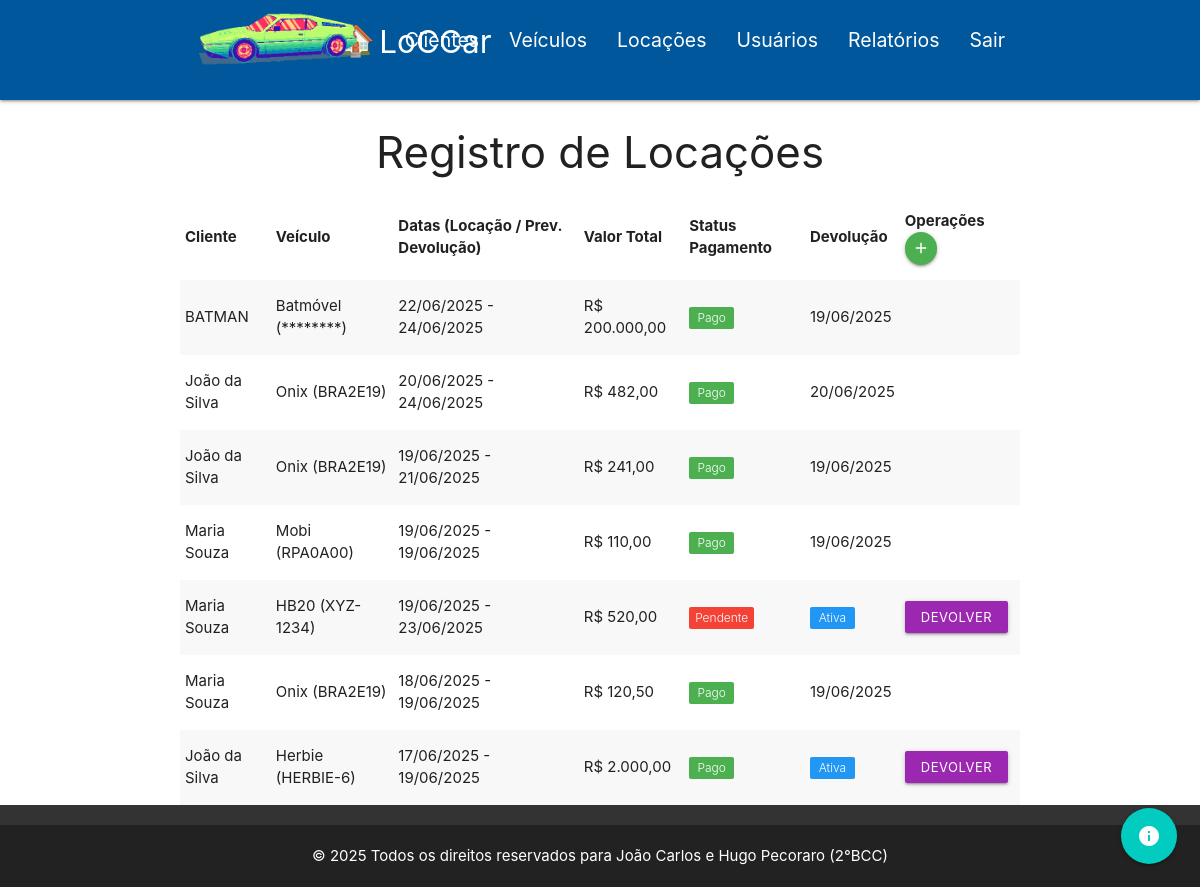
/VIEW/locacao/lstLocacao.php (signed in), run on the app's committed database.
### tables this page shows
CREATE TABLE `locacao` (
  `id` int(11) NOT NULL,
  `cliente_id` int(11) NOT NULL,
  `veiculo_id` int(11) NOT NULL,
  `data_locacao` date NOT NULL,
  `data_prev_devolucao` date DEFAULT NULL,
  `valor_total` decimal(10,2) NOT NULL DEFAULT 0.00,
  `valor_pago` decimal(10,2) NOT NULL DEFAULT 0.00,
  `status_pagamento` varchar(20) NOT NULL DEFAULT 'Pendente',
  `nivel_tanque` varchar(20) NOT NULL DEFAULT 'Não Informado',
  `data_devolucao` date DEFAULT NULL
);

CREATE TABLE `cliente` (
  `id` int(11) NOT NULL,
  `nome` varchar(100) NOT NULL,
  `cpf` varchar(14) NOT NULL,
  `telefone` varchar(15) NOT NULL,
  `email` varchar(100) NOT NULL
);

CREATE TABLE `veiculo` (
  `id` int(11) NOT NULL,
  `modelo` varchar(50) NOT NULL,
  `marca` varchar(50) NOT NULL,
  `ano` int(4) NOT NULL,
  `placa` varchar(8) NOT NULL,
  `valor_diaria` float NOT NULL,
  `status` char(1) NOT NULL DEFAULT 'D',
  `imagem` varchar(255) DEFAULT NULL
);

### DAL/locacao.php (called while the page is built, shortened)
<?php
include_once $_SERVER['DOCUMENT_ROOT'] . '/locadora_carros/MODEL/locacao.php';
include_once $_SERVER['DOCUMENT_ROOT'] . '/locadora_carros/DAL/conexao.php';
class LocacaoDAL {
    public function Select() {
        $sql = "SELECT l.*, c.nome as nome_cliente, v.modelo as modelo_veiculo, v.placa as placa_veiculo
                FROM locacao l
                INNER JOIN cliente c ON l.cliente_id = c.id
                INNER JOIN veiculo v ON l.veiculo_id = v.id
                ORDER BY l.data_locacao DESC;";
        $con = Conexao::conectar();
        $registros = $con->query($sql);
        $lstLocacoes = [];
        if ($registros) {
            foreach ($registros as $linha) {
                $locacao = new \MODEL\Locacao();
                $locacao->setId((int)$linha['id']);
                $locacao->setClienteId((int)$linha['cliente_id']);
                $locacao->setVeiculoId((int)$linha['veiculo_id']);
                $locacao->setNomeCliente((string)$linha['nome_cliente']);
                $locacao->setModeloVeiculo((string)$linha['modelo_veiculo']);
                $locacao->setPlacaVeiculo((string)$linha['placa_veiculo']);
                if (!empty($linha['data_locacao'])) {
                    $locacao->setDataLocacao(new \DateTime($linha['data_locacao']));
                }
                if (!empty($linha['data_prev_devolucao'])) {
                    $locacao->setDataPrevDevolucao(new \DateTime($linha['data_prev_devolucao']));
                }
                if (!empty($linha['data_devolucao'])) {
                    $locacao->setDataDevolucao(new \DateTime($linha['data_devolucao']));
                }
                $locacao->setValorTotal((float)$linha['valor_total']);
                $locacao->setValorPago((float)$linha['valor_pago']);
                $locacao->setStatusPagamento((string)$linha['status_pagamento']);
                $locacao->setNivelTanque((string)$linha['nivel_tanque']);
                $lstLocacoes[] = $locacao;
            }
        }
        return $lstLocacoes;
    }
}
?>

### DAL/conexao.php (called while the page is built, shortened)
<?php
class Conexao {
    private static $dbNome = 'locadora_carros';
    private static $dbHost = 'localhost';
    private static $dbUsuario = 'root';
    private static $dbSenha = '';
    private static $cont = null;
    public static function conectar() {
        if (self::$cont == null) {
            try {
                self::$cont = new PDO("mysql:host=" . self::$dbHost . ";dbname=" . self::$dbNome, self::$dbUsuario, self::$dbSenha);
            } catch (\PDOException $exception) {
                die($exception->getMessage());
            }
        }
        return self::$cont;
    }
    public static function desconectar() {
        self::$cont = null;
        return self::$cont;
    }
}
?>

### MODEL/locacao.php (called while the page is built, shortened)
<?php
class Locacao {
    private ?int $id;
    private ?DateTime $data_locacao;
    private ?DateTime $data_prev_devolucao;
    private ?DateTime $data_devolucao;
    private ?float $valor_total;
    private ?string $status_pagamento;
    private ?string $nome_cliente;
    private ?string $modelo_veiculo;
    private ?string $placa_veiculo;
    public function __construct() {
        $this->id = null;
        $this->data_locacao = null;
        $this->data_prev_devolucao = null;
        $this->data_devolucao = null;
        $this->valor_total = 0.0;
        $this->status_pagamento = null;
        $this->nome_cliente = null;
        $this->modelo_veiculo = null;
        $this->placa_veiculo = null;
    }
    public function getId(): ?int {
        return $this->id;
    }
    public function setId(int $id): void {
        $this->id = $id;
    }
    public function getDataLocacao(): ?DateTime {
        return $this->data_locacao;
    }
    public function setDataLocacao(?DateTime $data_locacao): void {
        $this->data_locacao = $data_locacao;
    }
    public function getDataPrevDevolucao(): ?DateTime {
        return $this->data_prev_devolucao;
    }
    public function setDataPrevDevolucao(?DateTime $data_prev_devolucao): void {
        $this->data_prev_devolucao = $data_prev_devolucao;
    }
    public function getDataDevolucao(): ?DateTime {
        return $this->data_devolucao;
    }
    public function setDataDevolucao(?DateTime $data_devolucao): void {
        $this->data_devolucao = $data_devolucao;
    }
    public function getValorTotal(): ?float {
        return $this->valor_total;
    }
    public function setValorTotal(?float $valor_total): void {
        $this->valor_total = $valor_total;
    }
    public function getStatusPagamento(): ?string {
        return $this->status_pagamento;
    }
    public function setStatusPagamento(?string $status): void {
        $this->status_pagamento = $status;
    }
    public function getNomeCliente(): ?string {
        return $this->nome_cliente;
    }
    public function setNomeCliente(string $nome_cliente): void {
        $this->nome_cliente = $nome_cliente;
    }
    public function getModeloVeiculo(): ?string {
        return $this->modelo_veiculo;
    }
    public function setModeloVeiculo(string $modelo_veiculo): void {
        $this->modelo_veiculo = $modelo_veiculo;
    }
    public function getPlacaVeiculo(): ?string {
        return $this->placa_veiculo;
    }
    public function setPlacaVeiculo(string $placa_veiculo): void {
        $this->placa_veiculo = $placa_veiculo;
    }
}
?>

### VIEW/locacao/lstLocacao.php (the view, shortened to what this page needs)
<?php
include_once $_SERVER['DOCUMENT_ROOT'] . '/locadora_carros/DAL/locacao.php';
include_once $_SERVER['DOCUMENT_ROOT'] . '/locadora_carros/VIEW/menus/menu.php';
$dalLocacao = new \DAL\LocacaoDAL();
$lstLocacoes = $dalLocacao->Select();
?>
<div class="container">
    <h3 class="center-align">Registro de Locações</h3>
    <table class="striped responsive-table highlight">
        <thead>
            <tr>
                <th>Cliente</th>
                <th>Veículo</th>
                <th>Datas (Locação / Prev. Devolução)</th>
                <th>Valor Total</th>
                <th>Status Pagamento</th>
                <th>Devolução</th>
                <th>Operações
                    <a class="btn-floating btn-small waves-effect waves-light green" href="frmInsLocacao.php" title="Adicionar Nova Locação">
                        <i class="material-icons">add</i>
                    </a>
                </th>
            </tr>
        </thead>
        <tbody>
            <?php if (!empty($lstLocacoes)) {
                foreach ($lstLocacoes as $locacao) { ?>
                    <tr>
                        <td><?php echo $locacao->getNomeCliente(); ?></td>
                        <td><?php echo $locacao->getModeloVeiculo() . ' (' . $locacao->getPlacaVeiculo() . ')'; ?></td>
                        <td>
                            <?php
                                if ($locacao->getDataLocacao()) {
                                    echo $locacao->getDataLocacao()->format('d/m/Y');
                                } else {
                                    echo 'N/A';
                                }
                                echo ' - ';
                                if ($locacao->getDataPrevDevolucao()) {
                                    echo $locacao->getDataPrevDevolucao()->format('d/m/Y');
                                } else {
                                    echo 'N/A';
                                }
                            ?>
                        </td>
                        <td>R$ <?php echo number_format($locacao->getValorTotal(), 2, ',', '.'); ?></td>
                        <td>
                            <?php
                                $status = $locacao->getStatusPagamento();
                                $cor = 'grey';
                                if ($status == 'Pago') $cor = 'green';
                                if ($status == 'Pendente') $cor = 'red';
                                echo "<span class='new badge $cor' data-badge-caption=''>$status</span>";
                            ?>
                        </td>
                        <td>
                            <?php
                            if ($locacao->getDataDevolucao()) {
                                echo $locacao->getDataDevolucao()->format('d/m/Y');
                            } else {
                                echo "<span class='new badge blue' data-badge-caption=''>Ativa</span>";
                            }
                            ?>
                        </td>
                        <td>
                            <?php if (!$locacao->getDataDevolucao()) { ?>
                                <a class="btn-small waves-effect waves-light purple" onclick="devolver(<?php echo $locacao->getId(); ?>)">
                                    Devolver
                                </a>
                            <?php } ?>
                        </td>
                    </tr>
                <?php }
            } else { ?>
                <tr>
                    <td colspan="7" class="center-align">Nenhuma locação encontrada.</td>
                </tr>
            <?php } ?>
        </tbody>
    </table>
    </div>
<?php include_once $_SERVER['DOCUMENT_ROOT'] . '/locadora_carros/VIEW/menus/footer.php'; ?>

### data on the page
locacao: cliente.nome "BATMAN", veiculo.modelo "Batmóvel", veiculo.placa "********", format "22/06/2025", format "24/06/2025", valor_total "200.000,00", status_pagamento "Pago", format "19/06/2025"
locacao: cliente.nome "João da Silva", veiculo.modelo "Onix", veiculo.placa "BRA2E19", format "20/06/2025", format "24/06/2025", valor_total "482,00", status_pagamento "Pago"
locacao: cliente.nome "João da Silva", veiculo.modelo "Onix", veiculo.placa "BRA2E19", format "19/06/2025", format "21/06/2025", valor_total "241,00", status_pagamento "Pago"
locacao: cliente.nome "Maria Souza", veiculo.modelo "Mobi", veiculo.placa "RPA0A00", format "19/06/2025", valor_total "110,00", status_pagamento "Pago"
locacao: cliente.nome "Maria Souza", veiculo.modelo "HB20", veiculo.placa "XYZ-1234", format "19/06/2025", format "23/06/2025", valor_total "520,00", status_pagamento "Pendente", shows "Ativa"
locacao: cliente.nome "Maria Souza", veiculo.modelo "Onix", veiculo.placa "BRA2E19", format "18/06/2025", format "19/06/2025", valor_total "120,50", status_pagamento "Pago"
locacao: cliente.nome "João da Silva", veiculo.modelo "Herbie", veiculo.placa "HERBIE-6", format "17/06/2025", format "19/06/2025", valor_total "2.000,00", status_pagamento "Pago", shows "Ativa"
